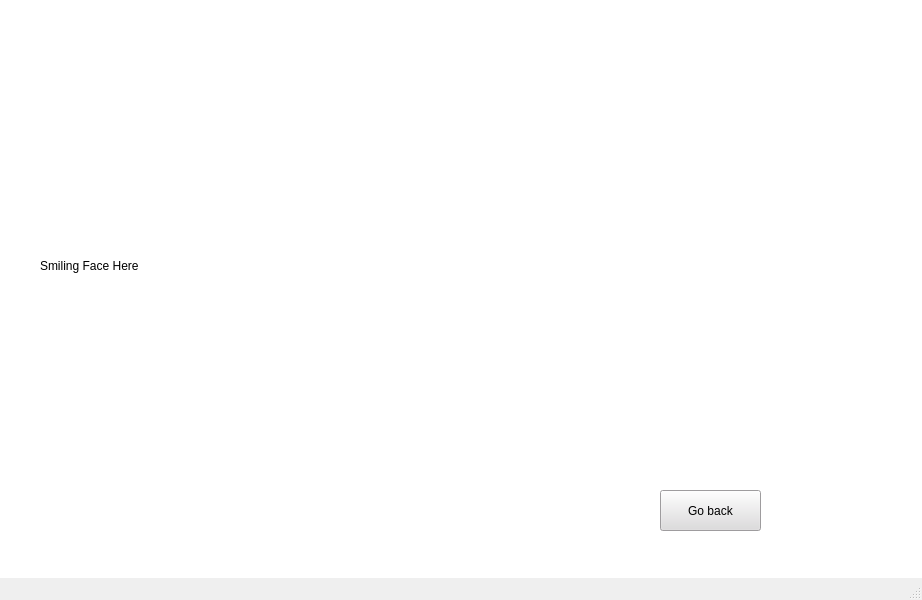
<?xml version="1.0" encoding="UTF-8"?>
<ui version="4.0">
 <class>MainWindow</class>
 <widget class="QMainWindow" name="MainWindow">
  <property name="geometry">
   <rect>
    <x>0</x>
    <y>0</y>
    <width>922</width>
    <height>600</height>
   </rect>
  </property>
  <property name="minimumSize">
   <size>
    <width>0</width>
    <height>0</height>
   </size>
  </property>
  <property name="windowTitle">
   <string>MainWindow</string>
  </property>
  <widget class="QWidget" name="centralwidget">
   <property name="styleSheet">
    <string notr="true"> background-color:rgb(255, 255, 255);</string>
   </property>
   <widget class="QStackedWidget" name="stackedWidget">
    <property name="geometry">
     <rect>
      <x>40</x>
      <y>20</y>
      <width>761</width>
      <height>531</height>
     </rect>
    </property>
    <property name="currentIndex">
     <number>2</number>
    </property>
    <widget class="QWidget" name="page">
     <widget class="QLabel" name="label">
      <property name="geometry">
       <rect>
        <x>60</x>
        <y>120</y>
        <width>171</width>
        <height>91</height>
       </rect>
      </property>
      <property name="text">
       <string>&lt;html&gt;&lt;head/&gt;&lt;body&gt;&lt;p align=&quot;center&quot;&gt;&lt;span style=&quot; font-size:20pt;&quot;&gt;UID&lt;/span&gt;&lt;/p&gt;&lt;/body&gt;&lt;/html&gt;</string>
      </property>
     </widget>
     <widget class="QLineEdit" name="lineEdit">
      <property name="geometry">
       <rect>
        <x>260</x>
        <y>110</y>
        <width>451</width>
        <height>101</height>
       </rect>
      </property>
     </widget>
     <widget class="QPushButton" name="pushButton">
      <property name="geometry">
       <rect>
        <x>250</x>
        <y>340</y>
        <width>241</width>
        <height>71</height>
       </rect>
      </property>
      <property name="styleSheet">
       <string notr="true"> background-color:rgb(221, 219, 221);</string>
      </property>
      <property name="text">
       <string>로그인하기</string>
      </property>
     </widget>
    </widget>
    <widget class="QWidget" name="page_2">
     <widget class="QLabel" name="label_3">
      <property name="geometry">
       <rect>
        <x>70</x>
        <y>60</y>
        <width>161</width>
        <height>51</height>
       </rect>
      </property>
      <property name="text">
       <string>&lt;html&gt;&lt;head/&gt;&lt;body&gt;&lt;p align=&quot;center&quot;&gt;&lt;span style=&quot; font-size:20pt;&quot;&gt;이름&lt;/span&gt;&lt;/p&gt;&lt;/body&gt;&lt;/html&gt;</string>
      </property>
     </widget>
     <widget class="QLabel" name="label_4">
      <property name="geometry">
       <rect>
        <x>70</x>
        <y>140</y>
        <width>161</width>
        <height>51</height>
       </rect>
      </property>
      <property name="text">
       <string>&lt;html&gt;&lt;head/&gt;&lt;body&gt;&lt;p align=&quot;center&quot;&gt;&lt;span style=&quot; font-size:20pt;&quot;&gt;사용할 ID&lt;/span&gt;&lt;/p&gt;&lt;/body&gt;&lt;/html&gt;</string>
      </property>
     </widget>
     <widget class="QLabel" name="label_5">
      <property name="geometry">
       <rect>
        <x>30</x>
        <y>230</y>
        <width>241</width>
        <height>51</height>
       </rect>
      </property>
      <property name="text">
       <string>&lt;html&gt;&lt;head/&gt;&lt;body&gt;&lt;p align=&quot;center&quot;&gt;&lt;span style=&quot; font-size:20pt;&quot;&gt;사용할 PASSWORD&lt;/span&gt;&lt;/p&gt;&lt;/body&gt;&lt;/html&gt;</string>
      </property>
     </widget>
     <widget class="QLabel" name="label_6">
      <property name="geometry">
       <rect>
        <x>30</x>
        <y>330</y>
        <width>261</width>
        <height>51</height>
       </rect>
      </property>
      <property name="text">
       <string>&lt;html&gt;&lt;head/&gt;&lt;body&gt;&lt;p align=&quot;center&quot;&gt;&lt;span style=&quot; font-size:20pt;&quot;&gt;Vegan이십니까?&lt;/span&gt;&lt;/p&gt;&lt;/body&gt;&lt;/html&gt;</string>
      </property>
     </widget>
     <widget class="QCheckBox" name="checkBox">
      <property name="geometry">
       <rect>
        <x>460</x>
        <y>340</y>
        <width>221</width>
        <height>41</height>
       </rect>
      </property>
      <property name="text">
       <string>네, Vegan입니다</string>
      </property>
     </widget>
     <widget class="QPushButton" name="pushButton_3">
      <property name="geometry">
       <rect>
        <x>80</x>
        <y>430</y>
        <width>191</width>
        <height>51</height>
       </rect>
      </property>
      <property name="text">
       <string>Create Account</string>
      </property>
     </widget>
     <widget class="QPushButton" name="pushButton_4">
      <property name="geometry">
       <rect>
        <x>430</x>
        <y>430</y>
        <width>191</width>
        <height>51</height>
       </rect>
      </property>
      <property name="text">
       <string>Cancel</string>
      </property>
     </widget>
     <widget class="QLineEdit" name="lineEdit_3">
      <property name="geometry">
       <rect>
        <x>350</x>
        <y>50</y>
        <width>381</width>
        <height>51</height>
       </rect>
      </property>
     </widget>
     <widget class="QLineEdit" name="lineEdit_4">
      <property name="geometry">
       <rect>
        <x>350</x>
        <y>140</y>
        <width>381</width>
        <height>51</height>
       </rect>
      </property>
     </widget>
     <widget class="QLineEdit" name="lineEdit_5">
      <property name="geometry">
       <rect>
        <x>350</x>
        <y>230</y>
        <width>381</width>
        <height>51</height>
       </rect>
      </property>
     </widget>
    </widget>
    <widget class="QWidget" name="page_3">
     <widget class="QLabel" name="label_7">
      <property name="geometry">
       <rect>
        <x>0</x>
        <y>-10</y>
        <width>726</width>
        <height>511</height>
       </rect>
      </property>
      <property name="maximumSize">
       <size>
        <width>726</width>
        <height>511</height>
       </size>
      </property>
      <property name="text">
       <string>Smiling Face Here</string>
      </property>
     </widget>
     <widget class="QPushButton" name="pushButton_5">
      <property name="geometry">
       <rect>
        <x>620</x>
        <y>470</y>
        <width>101</width>
        <height>41</height>
       </rect>
      </property>
      <property name="styleSheet">
       <string notr="true"> background-color:rgb(221, 219, 221);</string>
      </property>
      <property name="text">
       <string>Go back</string>
      </property>
     </widget>
    </widget>
    <widget class="QWidget" name="page_4">
     <widget class="QLabel" name="label_8">
      <property name="geometry">
       <rect>
        <x>110</x>
        <y>80</y>
        <width>481</width>
        <height>211</height>
       </rect>
      </property>
      <property name="font">
       <font>
        <family>Agency FB</family>
        <pointsize>26</pointsize>
        <weight>75</weight>
        <italic>false</italic>
        <bold>true</bold>
        <kerning>true</kerning>
       </font>
      </property>
      <property name="text">
       <string>                  약 먹었어요 ?</string>
      </property>
     </widget>
     <widget class="QPushButton" name="pushButton_6">
      <property name="geometry">
       <rect>
        <x>180</x>
        <y>330</y>
        <width>361</width>
        <height>161</height>
       </rect>
      </property>
      <property name="font">
       <font>
        <pointsize>30</pointsize>
       </font>
      </property>
      <property name="styleSheet">
       <string notr="true"> background-color:rgb(221, 219, 221);</string>
      </property>
      <property name="text">
       <string>네</string>
      </property>
     </widget>
    </widget>
    <widget class="QWidget" name="page_5">
     <widget class="QPushButton" name="pushButton_7">
      <property name="geometry">
       <rect>
        <x>60</x>
        <y>240</y>
        <width>241</width>
        <height>71</height>
       </rect>
      </property>
      <property name="styleSheet">
       <string notr="true"> background-color:rgb(221, 219, 221);</string>
      </property>
      <property name="text">
       <string>시작</string>
      </property>
     </widget>
     <widget class="QPushButton" name="pushButton_8">
      <property name="geometry">
       <rect>
        <x>360</x>
        <y>240</y>
        <width>241</width>
        <height>71</height>
       </rect>
      </property>
      <property name="styleSheet">
       <string notr="true"> background-color:rgb(221, 219, 221);</string>
      </property>
      <property name="text">
       <string>설정</string>
      </property>
     </widget>
     <widget class="QPushButton" name="pushButton_9">
      <property name="geometry">
       <rect>
        <x>620</x>
        <y>430</y>
        <width>101</width>
        <height>41</height>
       </rect>
      </property>
      <property name="styleSheet">
       <string notr="true"> background-color:rgb(221, 219, 221);</string>
      </property>
      <property name="text">
       <string>Go back</string>
      </property>
     </widget>
    </widget>
    <widget class="QWidget" name="page_6">
     <widget class="QPushButton" name="pushButton_10">
      <property name="geometry">
       <rect>
        <x>580</x>
        <y>370</y>
        <width>101</width>
        <height>41</height>
       </rect>
      </property>
      <property name="styleSheet">
       <string notr="true"> background-color:rgb(221, 219, 221);</string>
      </property>
      <property name="text">
       <string>Go back</string>
      </property>
     </widget>
    </widget>
   </widget>
  </widget>
  <widget class="QMenuBar" name="menubar">
   <property name="geometry">
    <rect>
     <x>0</x>
     <y>0</y>
     <width>922</width>
     <height>27</height>
    </rect>
   </property>
  </widget>
  <widget class="QStatusBar" name="statusbar"/>
 </widget>
 <resources/>
 <connections/>
</ui>
